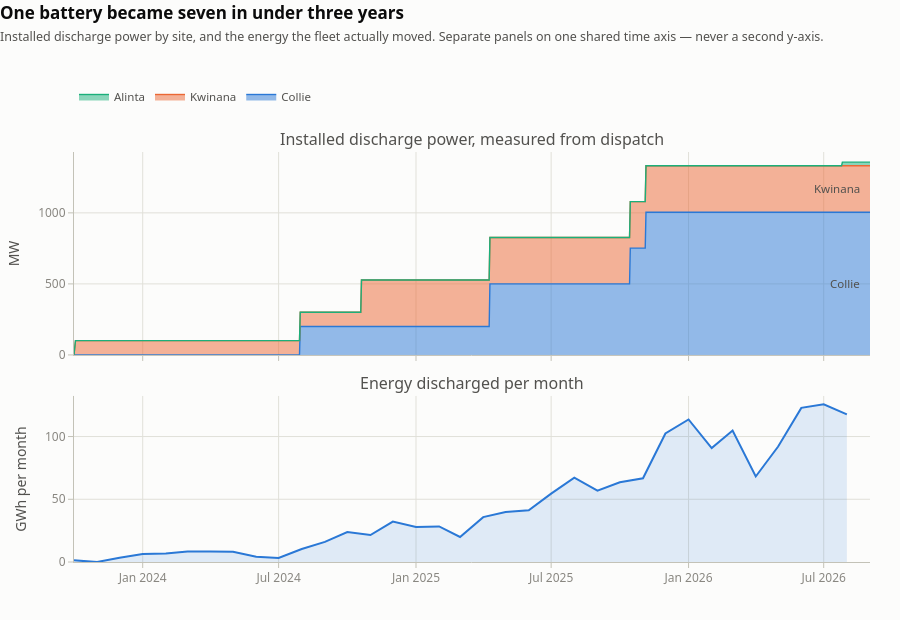

Notebook code for this chart:
### Markdown cell above
### 1. The fleet, and what it does with its time

The upper panel is installed **discharge** power, measured from dispatch rather than read off the
registry, stacked by site and stepped at each commissioning date. It goes from 100 MW to about
1,357 MW in under three years, and almost all of the growth is at Collie.

The lower panel is what the fleet did with that power: energy discharged per month. Capacity steps;
throughput ramps behind it. The two panels share a time axis and are drawn separately rather than on
twin y-scales, because MW and GWh have no common scale and overlaying them would let the choice of
axis manufacture whatever relationship the reader was looking for.

The table underneath decomposes each facility's time into four states, and the distinction matters
for everything that follows. A battery reporting exactly `0.000` is **offline**. A battery reporting
a small negative value is **idle**, drawing auxiliary power for cooling and inverter standby. Only
`|MW| > 0.5` is real dispatch. Treating idle draw as charging is the easiest way to understate
round-trip efficiency, which is why chart 4 reports the figure both ways.

### Code cell
# ── Chart 1: fleet buildout and monthly throughput ───────────────────────────
days = pd.date_range(s.ts.min().normalize(), s.ts.max().normalize(), freq="1D")
step = pd.DataFrame(index=days)
for f in FACS:
    step[site_of(f)] = step.get(site_of(f), 0.0) + np.where(days >= first[f], PMAX[f], 0.0)
step = step[SITES]

thr = (s[s.ym.isin(FULL_MONTHS)].groupby("ym").dis.sum() / 1e3).rename("GWh")

fig = make_subplots(rows=2, cols=1, shared_xaxes=True, vertical_spacing=0.10,
                    row_heights=[0.55, 0.45],
                    subplot_titles=["Installed discharge power, measured from dispatch",
                                    "Energy discharged per month"])

cum = 0.0
for site in SITES:
    fig.add_trace(go.Scatter(
        x=step.index, y=step[site], name=site, stackgroup="one", mode="lines",
        line=dict(width=1.4, color=SITE_COLOR[site]),
        hovertemplate="%{y:,.0f} MW" f"<extra>{site}</extra>"), row=1, col=1)
    # Direct label at the right edge, centred in the band: identity never rests on
    # the fill colour alone. Label text stays in ink, not the series hue.
    lo, hi = cum, cum + step[site].iloc[-1]
    if hi - lo > 40:
        fig.add_annotation(x=step.index[-1], y=(lo + hi) / 2, text=site, showarrow=False,
                           xanchor="right", xshift=-8, font=dict(size=11.5, color=INK_2),
                           row=1, col=1)
    cum = hi

fig.add_trace(go.Scatter(x=thr.index, y=thr.values, mode="lines", showlegend=False,
                         line=dict(color=BLUE, width=2), fill="tozeroy",
                         fillcolor="rgba(42,120,214,0.14)",
                         hovertemplate="%{y:,.0f} GWh<extra>discharged</extra>"), row=2, col=1)

style(fig, "One battery became seven in under three years",
      "Installed discharge power by site, and the energy the fleet actually moved. "
      "Separate panels on one shared time axis — never a second y-axis.",
      height=620, top=152, legend_y=1.10)
fig.update_yaxes(title_text="MW", row=1, col=1)
fig.update_yaxes(title_text="GWh per month", row=2, col=1)
fig.show()

st = s.assign(state=np.select(
    [s["Average MWh"] == 0, s.mw.abs() <= DISPATCH_MW, s.mw < 0],
    ["offline", "idle (auxiliary)", "charging"], "discharging"))
tab = (st.pivot_table(index="facility_code", columns="state", values="ts",
                      aggfunc="size", fill_value=0).reindex(FACS))
tab = 100 * tab.div(tab.sum(axis=1), axis=0)
print("share of each facility's reported intervals, by state (%):")
print(tab[["offline", "idle (auxiliary)", "charging", "discharging"]].round(1).to_string())
print("\nKWINANA_ESR1 and ESR2 idle about 13% of the time; the Collie units 25-36%.")
print("ALINTA_WGP_ESR1 is 90% offline-or-idle because it is five weeks old.")

### Figure 1 — Plotly figure (JSON) as saved in the notebook; plotly's stock layout.template omitted (floating-point values rounded to 4 significant figures; data arrays with more than 128 entries replaced by an {"elided": "..."} marker saying what was removed)
{"data": [{"hovertemplate": "%{y:,.0f} MW<extra>Collie</extra>", "line": {"color": "#2a78d6", "width": 1.4}, "mode": "lines", "name": "Collie", "stackgroup": "one", "type": "scatter", "x": {"elided": "1067 str values"}, "xaxis": "x", "y": {"elided": "1067 float values"}, "yaxis": "y"}, {"hovertemplate": "%{y:,.0f} MW<extra>Kwinana</extra>", "line": {"color": "#eb6834", "width": 1.4}, "mode": "lines", "name": "Kwinana", "stackgroup": "one", "type": "scatter", "x": {"elided": "1067 str values"}, "xaxis": "x", "y": {"elided": "1067 float values"}, "yaxis": "y"}, {"hovertemplate": "%{y:,.0f} MW<extra>Alinta</extra>", "line": {"color": "#1baf7a", "width": 1.4}, "mode": "lines", "name": "Alinta", "stackgroup": "one", "type": "scatter", "x": {"elided": "1067 str values"}, "xaxis": "x", "y": {"elided": "1067 float values"}, "yaxis": "y"}, {"fill": "tozeroy", "fillcolor": "rgba(42,120,214,0.14)", "hovertemplate": "%{y:,.0f} GWh<extra>discharged</extra>", "line": {"color": "#2a78d6", "width": 2}, "mode": "lines", "showlegend": false, "type": "scatter", "x": ["2023-10-01T00:00:00.000000000", "2023-11-01T00:00:00.000000000", "2023-12-01T00:00:00.000000000", "2024-01-01T00:00:00.000000000", "2024-02-01T00:00:00.000000000", "2024-03-01T00:00:00.000000000", "2024-04-01T00:00:00.000000000", "2024-05-01T00:00:00.000000000", "2024-06-01T00:00:00.000000000", "2024-07-01T00:00:00.000000000", "2024-08-01T00:00:00.000000000", "2024-09-01T00:00:00.000000000", "2024-10-01T00:00:00.000000000", "2024-11-01T00:00:00.000000000", "2024-12-01T00:00:00.000000000", "2025-01-01T00:00:00.000000000", "2025-02-01T00:00:00.000000000", "2025-03-01T00:00:00.000000000", "2025-04-01T00:00:00.000000000", "2025-05-01T00:00:00.000000000", "2025-06-01T00:00:00.000000000", "2025-07-01T00:00:00.000000000", "2025-08-01T00:00:00.000000000", "2025-09-01T00:00:00.000000000", "2025-10-01T00:00:00.000000000", "2025-11-01T00:00:00.000000000", "2025-12-01T00:00:00.000000000", "2026-01-01T00:00:00.000000000", "2026-02-01T00:00:00.000000000", "2026-03-01T00:00:00.000000000", "2026-04-01T00:00:00.000000000", "2026-05-01T00:00:00.000000000", "2026-06-01T00:00:00.000000000", "2026-07-01T00:00:00.000000000", "2026-08-01T00:00:00.000000000"], "xaxis": "x2", "y": [1.295, 0.0, 3.428, 6.36, 6.77, 8.324, 8.337, 8.081, 4.102, 3.272, 10.35, 16.08, 23.92, 21.51, 32.19, 27.99, 28.38, 19.97, 35.77, 39.9, 41.2, 54.53, 67.29, 56.9, 63.6, 66.75, 102.4, 113.6, 90.79, 104.8, 68.16, 92.04, 122.8, 125.7, 117.6], "yaxis": "y2"}], "layout": {"annotations": [{"font": {"size": 16}, "showarrow": false, "text": "Installed discharge power, measured from dispatch", "x": 0.5, "xanchor": "center", "xref": "paper", "y": 1.0, "yanchor": "bottom", "yref": "paper"}, {"font": {"size": 16}, "showarrow": false, "text": "Energy discharged per month", "x": 0.5, "xanchor": "center", "xref": "paper", "y": 0.405, "yanchor": "bottom", "yref": "paper"}, {"font": {"color": "#52514e", "size": 11.5}, "showarrow": false, "text": "Collie", "x": "2026-09-01T00:00:00", "xanchor": "right", "xref": "x", "xshift": -8, "y": 502.4, "yref": "y"}, {"font": {"color": "#52514e", "size": 11.5}, "showarrow": false, "text": "Kwinana", "x": "2026-09-01T00:00:00", "xanchor": "right", "xref": "x", "xshift": -8, "y": 1168.0, "yref": "y"}], "font": {"color": "#52514e", "family": "system-ui, -apple-system, Segoe UI, sans-serif", "size": 12}, "height": 620, "hovermode": "x unified", "legend": {"bgcolor": "rgba(0,0,0,0)", "font": {"size": 11.5}, "orientation": "h", "x": 0, "xanchor": "left", "y": 1.1, "yanchor": "bottom"}, "margin": {"b": 58, "l": 74, "r": 30, "t": 152}, "paper_bgcolor": "#fcfcfb", "plot_bgcolor": "#fcfcfb", "showlegend": true, "title": {"font": {"color": "#0b0b0b", "size": 17}, "text": "<b>One battery became seven in under three years</b><br><span style='font-size:12.5px;color:#52514e'>Installed discharge power by site, and the energy the fleet actually moved. Separate panels on one shared time axis — never a second y-axis.</span>", "x": 0, "xanchor": "left", "y": 0.97}, "xaxis": {"anchor": "y", "domain": [0.0, 1.0], "gridcolor": "#e1e0d9", "linecolor": "#c3c2b7", "matches": "x2", "showticklabels": false, "tickcolor": "#c3c2b7", "tickfont": {"color": "#898781"}, "ticks": "outside", "zeroline": false}, "xaxis2": {"anchor": "y2", "domain": [0.0, 1.0], "gridcolor": "#e1e0d9", "linecolor": "#c3c2b7", "tickcolor": "#c3c2b7", "tickfont": {"color": "#898781"}, "ticks": "outside", "zeroline": false}, "yaxis": {"anchor": "x", "domain": [0.505, 1.0], "gridcolor": "#e1e0d9", "linecolor": "#c3c2b7", "tickcolor": "#c3c2b7", "tickfont": {"color": "#898781"}, "ticks": "outside", "title": {"text": "MW"}, "zeroline": false}, "yaxis2": {"anchor": "x2", "domain": [0.0, 0.405], "gridcolor": "#e1e0d9", "linecolor": "#c3c2b7", "tickcolor": "#c3c2b7", "tickfont": {"color": "#898781"}, "ticks": "outside", "title": {"text": "GWh per month"}, "zeroline": false}}}
